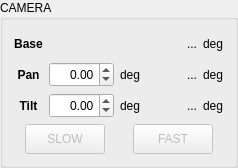
       <widget class="QGroupBox" name="gb_camera">
        <property name="font">
         <font>
          <bold>false</bold>
         </font>
        </property>
        <property name="title">
         <string>CAMERA</string>
        </property>
        <layout class="QVBoxLayout" name="verticalLayout_7">
         <item>
          <layout class="QGridLayout" name="gl_camera_input">
           <item row="2" column="2">
            <widget class="QLabel" name="static_l_camera_tilt_u">
             <property name="sizePolicy">
              <sizepolicy hsizetype="Minimum" vsizetype="Minimum">
               <horstretch>0</horstretch>
               <verstretch>0</verstretch>
              </sizepolicy>
             </property>
             <property name="text">
              <string>deg</string>
             </property>
            </widget>
           </item>
           <item row="1" column="4">
            <widget class="QLabel" name="static_l_actual_camera_pan_u">
             <property name="sizePolicy">
              <sizepolicy hsizetype="Minimum" vsizetype="Minimum">
               <horstretch>0</horstretch>
               <verstretch>0</verstretch>
              </sizepolicy>
             </property>
             <property name="text">
              <string>deg</string>
             </property>
            </widget>
           </item>
           <item row="2" column="0">
            <widget class="QLabel" name="static_l_camera_tilt">
             <property name="font">
              <font>
               <bold>true</bold>
              </font>
             </property>
             <property name="text">
              <string>Tilt</string>
             </property>
             <property name="alignment">
              <set>Qt::AlignmentFlag::AlignCenter</set>
             </property>
            </widget>
           </item>
           <item row="0" column="3">
            <widget class="QLabel" name="l_actual_camera_base">
             <property name="sizePolicy">
              <sizepolicy hsizetype="Fixed" vsizetype="Fixed">
               <horstretch>0</horstretch>
               <verstretch>0</verstretch>
              </sizepolicy>
             </property>
             <property name="minimumSize">
              <size>
               <width>50</width>
               <height>25</height>
              </size>
             </property>
             <property name="maximumSize">
              <size>
               <width>50</width>
               <height>25</height>
              </size>
             </property>
             <property name="text">
              <string>...</string>
             </property>
             <property name="alignment">
              <set>Qt::AlignmentFlag::AlignRight|Qt::AlignmentFlag::AlignTrailing|Qt::AlignmentFlag::AlignVCenter</set>
             </property>
            </widget>
           </item>
           <item row="0" column="4">
            <widget class="QLabel" name="static_l_actual_camera_base_u">
             <property name="sizePolicy">
              <sizepolicy hsizetype="Minimum" vsizetype="Minimum">
               <horstretch>0</horstretch>
               <verstretch>0</verstretch>
              </sizepolicy>
             </property>
             <property name="text">
              <string>deg</string>
             </property>
            </widget>
           </item>
           <item row="2" column="3">
            <widget class="QLabel" name="l_actual_camera_tilt">
             <property name="sizePolicy">
              <sizepolicy hsizetype="Fixed" vsizetype="Fixed">
               <horstretch>0</horstretch>
               <verstretch>0</verstretch>
              </sizepolicy>
             </property>
             <property name="minimumSize">
              <size>
               <width>50</width>
               <height>25</height>
              </size>
             </property>
             <property name="maximumSize">
              <size>
               <width>50</width>
               <height>25</height>
              </size>
             </property>
             <property name="text">
              <string>...</string>
             </property>
             <property name="alignment">
              <set>Qt::AlignmentFlag::AlignRight|Qt::AlignmentFlag::AlignTrailing|Qt::AlignmentFlag::AlignVCenter</set>
             </property>
            </widget>
           </item>
           <item row="1" column="3">
            <widget class="QLabel" name="l_actual_camera_pan">
             <property name="sizePolicy">
              <sizepolicy hsizetype="Fixed" vsizetype="Fixed">
               <horstretch>0</horstretch>
               <verstretch>0</verstretch>
              </sizepolicy>
             </property>
             <property name="minimumSize">
              <size>
               <width>50</width>
               <height>25</height>
              </size>
             </property>
             <property name="maximumSize">
              <size>
               <width>50</width>
               <height>25</height>
              </size>
             </property>
             <property name="text">
              <string>...</string>
             </property>
             <property name="alignment">
              <set>Qt::AlignmentFlag::AlignRight|Qt::AlignmentFlag::AlignTrailing|Qt::AlignmentFlag::AlignVCenter</set>
             </property>
            </widget>
           </item>
           <item row="1" column="1">
            <widget class="QDoubleSpinBox" name="sb_camera_pan">
             <property name="sizePolicy">
              <sizepolicy hsizetype="Fixed" vsizetype="Fixed">
               <horstretch>0</horstretch>
               <verstretch>0</verstretch>
              </sizepolicy>
             </property>
             <property name="minimumSize">
              <size>
               <width>65</width>
               <height>25</height>
              </size>
             </property>
             <property name="maximumSize">
              <size>
               <width>65</width>
               <height>25</height>
              </size>
             </property>
             <property name="statusTip">
              <string>Range: -80,80  |  Interval: 10</string>
             </property>
             <property name="alignment">
              <set>Qt::AlignmentFlag::AlignRight|Qt::AlignmentFlag::AlignTrailing|Qt::AlignmentFlag::AlignVCenter</set>
             </property>
             <property name="minimum">
              <double>-80.000000000000000</double>
             </property>
             <property name="maximum">
              <double>80.000000000000000</double>
             </property>
             <property name="singleStep">
              <double>10.000000000000000</double>
             </property>
            </widget>
           </item>
           <item row="2" column="4">
            <widget class="QLabel" name="static_l_actual_camera_tilt_u">
             <property name="sizePolicy">
              <sizepolicy hsizetype="Minimum" vsizetype="Minimum">
               <horstretch>0</horstretch>
               <verstretch>0</verstretch>
              </sizepolicy>
             </property>
             <property name="text">
              <string>deg</string>
             </property>
            </widget>
           </item>
           <item row="1" column="2">
            <widget class="QLabel" name="static_l_camera_pan_u">
             <property name="sizePolicy">
              <sizepolicy hsizetype="Minimum" vsizetype="Minimum">
               <horstretch>0</horstretch>
               <verstretch>0</verstretch>
              </sizepolicy>
             </property>
             <property name="text">
              <string>deg</string>
             </property>
            </widget>
           </item>
           <item row="2" column="1">
            <widget class="QDoubleSpinBox" name="sb_camera_tilt">
             <property name="sizePolicy">
              <sizepolicy hsizetype="Fixed" vsizetype="Fixed">
               <horstretch>0</horstretch>
               <verstretch>0</verstretch>
              </sizepolicy>
             </property>
             <property name="minimumSize">
              <size>
               <width>65</width>
               <height>25</height>
              </size>
             </property>
             <property name="maximumSize">
              <size>
               <width>65</width>
               <height>25</height>
              </size>
             </property>
             <property name="statusTip">
              <string>Range: -80,80  |  Interval: 10</string>
             </property>
             <property name="alignment">
              <set>Qt::AlignmentFlag::AlignRight|Qt::AlignmentFlag::AlignTrailing|Qt::AlignmentFlag::AlignVCenter</set>
             </property>
             <property name="minimum">
              <double>-80.000000000000000</double>
             </property>
             <property name="maximum">
              <double>80.000000000000000</double>
             </property>
             <property name="singleStep">
              <double>10.000000000000000</double>
             </property>
            </widget>
           </item>
           <item row="0" column="0">
            <widget class="QLabel" name="static_l_camera_base">
             <property name="font">
              <font>
               <bold>true</bold>
              </font>
             </property>
             <property name="text">
              <string>Base</string>
             </property>
             <property name="alignment">
              <set>Qt::AlignmentFlag::AlignCenter</set>
             </property>
            </widget>
           </item>
           <item row="1" column="0">
            <widget class="QLabel" name="static_l_camera_pan">
             <property name="font">
              <font>
               <bold>true</bold>
              </font>
             </property>
             <property name="text">
              <string>Pan</string>
             </property>
             <property name="alignment">
              <set>Qt::AlignmentFlag::AlignCenter</set>
             </property>
            </widget>
           </item>
          </layout>
         </item>
         <item>
          <layout class="QHBoxLayout" name="hl_camera_servo_control">
           <item alignment="Qt::AlignmentFlag::AlignHCenter|Qt::AlignmentFlag::AlignVCenter">
            <widget class="QPushButton" name="pb_camera_slow">
             <property name="enabled">
              <bool>false</bool>
             </property>
             <property name="sizePolicy">
              <sizepolicy hsizetype="Fixed" vsizetype="Fixed">
               <horstretch>0</horstretch>
               <verstretch>0</verstretch>
              </sizepolicy>
             </property>
             <property name="minimumSize">
              <size>
               <width>80</width>
               <height>30</height>
              </size>
             </property>
             <property name="maximumSize">
              <size>
               <width>80</width>
               <height>30</height>
              </size>
             </property>
             <property name="text">
              <string>SLOW</string>
             </property>
            </widget>
           </item>
           <item alignment="Qt::AlignmentFlag::AlignHCenter|Qt::AlignmentFlag::AlignVCenter">
            <widget class="QPushButton" name="pb_camera_fast">
             <property name="enabled">
              <bool>false</bool>
             </property>
             <property name="sizePolicy">
              <sizepolicy hsizetype="Fixed" vsizetype="Fixed">
               <horstretch>0</horstretch>
               <verstretch>0</verstretch>
              </sizepolicy>
             </property>
             <property name="minimumSize">
              <size>
               <width>80</width>
               <height>30</height>
              </size>
             </property>
             <property name="maximumSize">
              <size>
               <width>80</width>
               <height>30</height>
              </size>
             </property>
             <property name="text">
              <string>FAST</string>
             </property>
            </widget>
           </item>
          </layout>
         </item>
        </layout>
       </widget>
